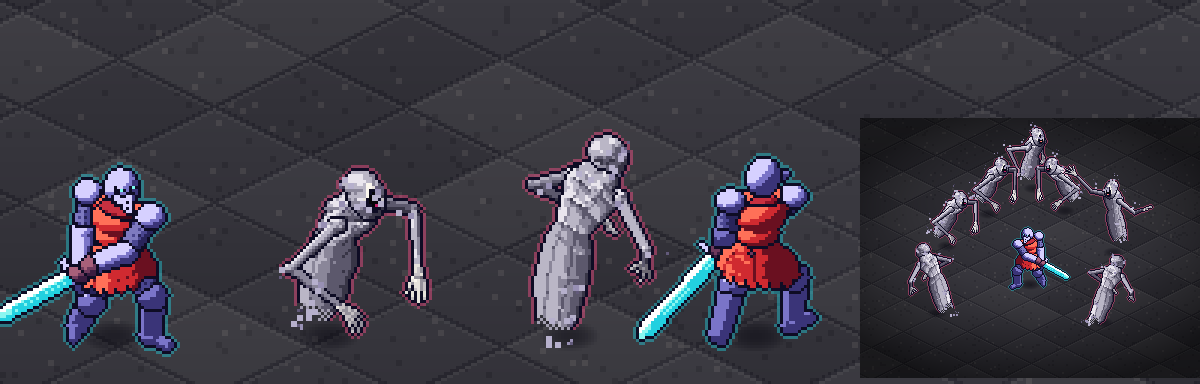
#> input picture docs/mockups/hush_shapes/pictures/sheet.png, 1200 x 384 px
$ python crop_skin.py ../docs/mockups/hush_shapes/pictures/sheet.png 5 ../docs/mockups/hush_shapes/pictures/sheet.png 5 5 5
#> lines starting #> are read from the running program, lines starting #| are printed output that depends on the picture
#!/usr/bin/env python3
"""Cut panes out of a sheet made by src/dev/preview_skin.ts in `still` mode, at full size.
   python3 tools/crop_skin.py <sheet.png> <S> <out.png> <first pane> <how many> [canvas side = 176]"""
import sys
from PIL import Image
src, S, out, first, n = sys.argv[1], int(sys.argv[2]), sys.argv[3], int(sys.argv[4]), int(sys.argv[5])
C = int(sys.argv[6]) if len(sys.argv) > 6 else 176
im = Image.open(src)
#> im is the input picture: PIL image 1200x384 RGBA; mean R, G, B, A 60.5, 57.6, 67.1, 255
PAD, HEADING, LABEL = 8, 40, 24
W = C * S
sheet = Image.new('RGB', (n * W + (n - 1) * 4, 2 * (W + LABEL) + 4), (0, 0, 0))
#> sheet: PIL image 141x102 RGB; every value is 0
for r in range(2):
    for k in range(n):
        x = PAD + (first + k) * (W + PAD)
        y = PAD + HEADING + r * (W + LABEL + PAD)
        sheet.paste(im.crop((x, y, x + W, y + W + LABEL)), (k * (W + 4), r * (W + LABEL + 4)))
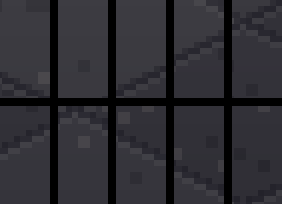
#> sheet: PIL image 141x102 RGB (shown 2 times larger); mean R, G, B 45.6, 44.8, 50.5
sheet.save(out)
print(out, sheet.size)
#| ../docs/mockups/hush_shapes/pictures/sheet.png (141, 102)

$ run again, with docs/mockups/hush_shapes/pictures/swarm.png copied over docs/mockups/hush_shapes/pictures/sheet.png
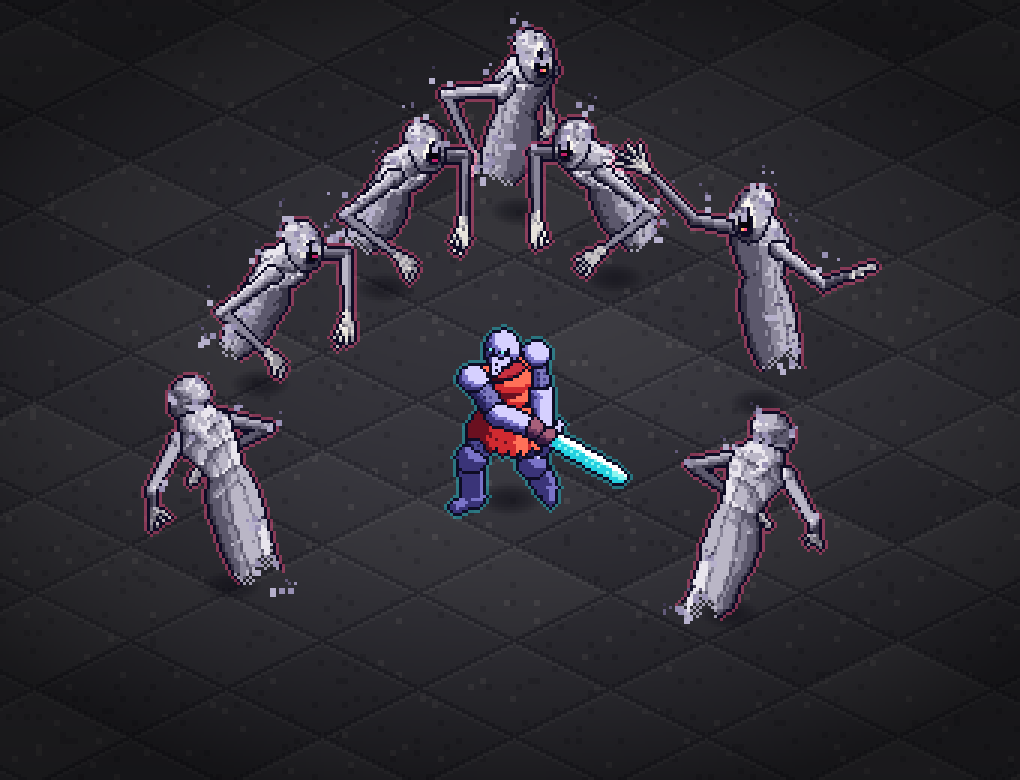
#> input picture docs/mockups/hush_shapes/pictures/swarm.png, 1020 x 780 px
#> im is the input picture: PIL image 1020x780 RGBA; mean R, G, B, A 48.6, 46.2, 53.4, 255
#> after the loop `for r in range(2):`:
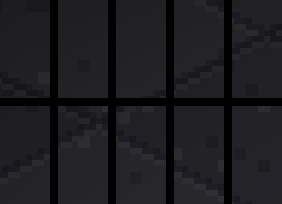
#> sheet: PIL image 141x102 RGB (shown 2 times larger); mean R, G, B 28.7, 28.2, 31.7
#| ../docs/mockups/hush_shapes/pictures/sheet.png (141, 102)
